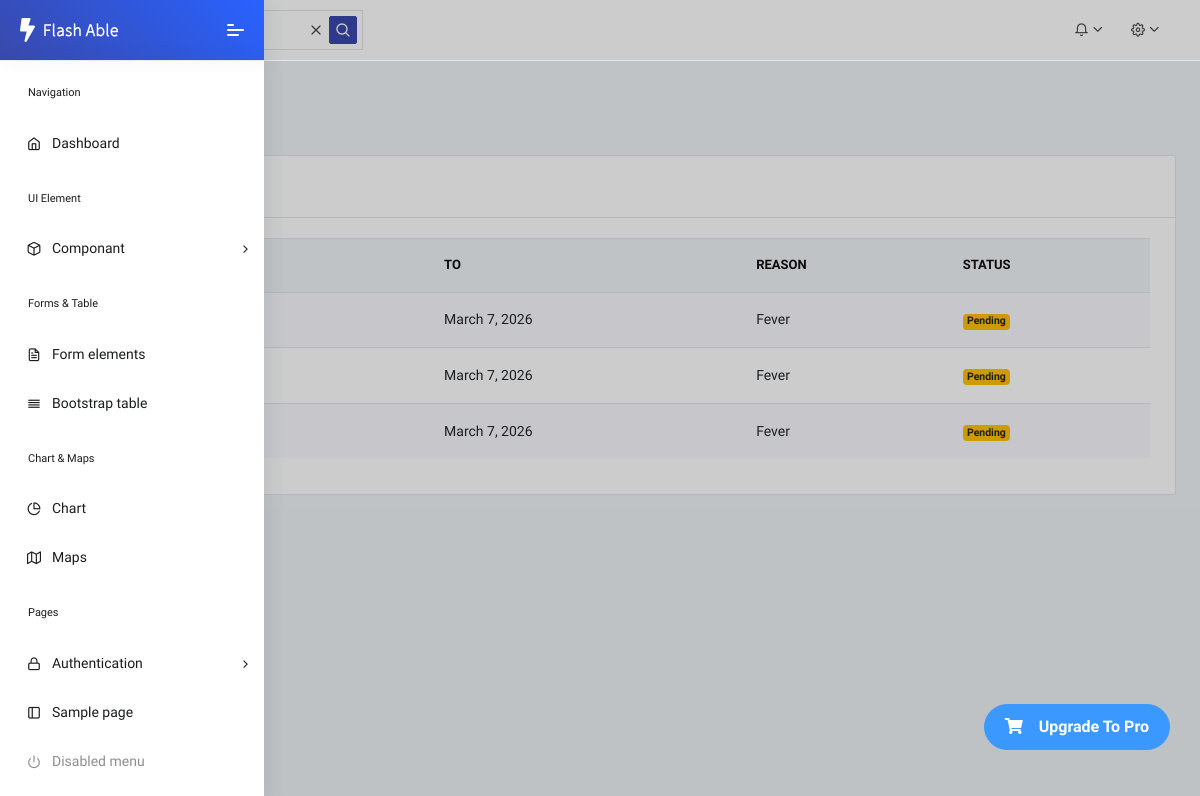
Page /my_leave/ (signed in) on the earlier database version.
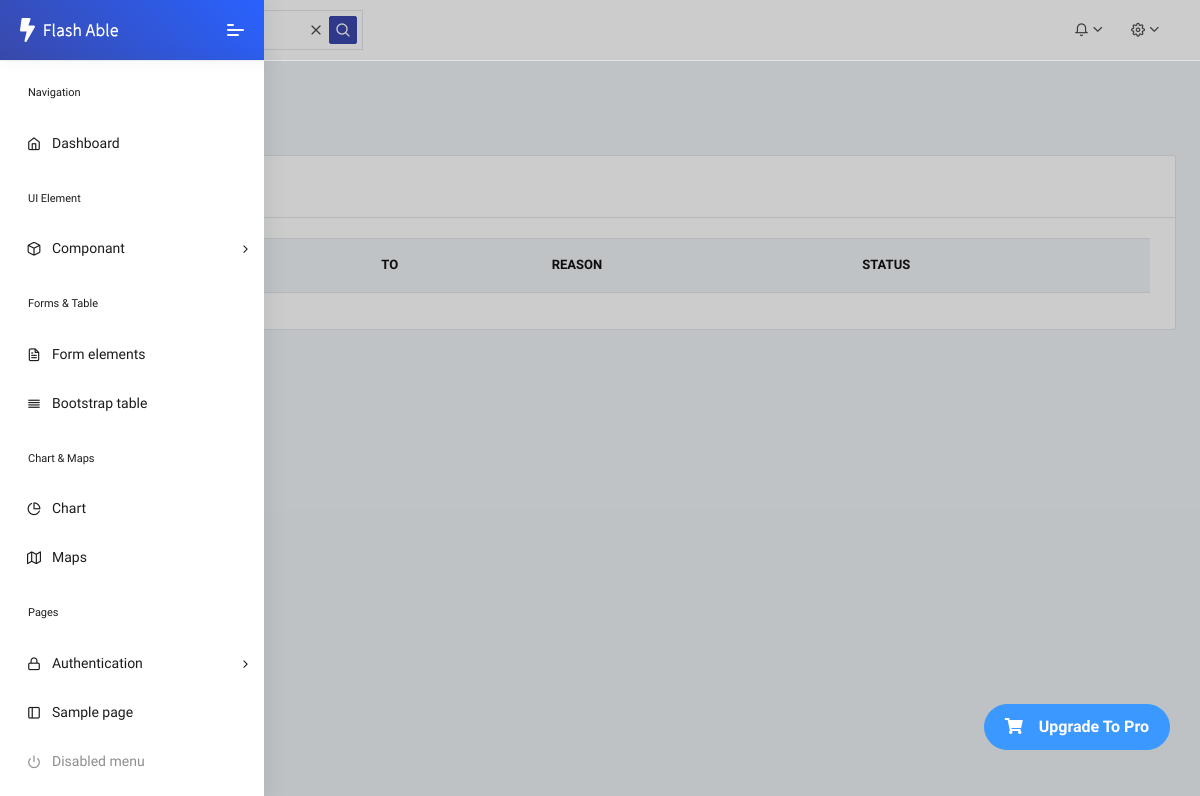
Same page on the later database version.
### core/models.py (models this page shows, shortened)
class Leave(models.Model):
    STATUS = [
        ("Pending", "Pending"),
        ("Approved", "Approved"),
        ("Rejected", "Rejected"),
    ]
    employee = models.ForeignKey(User, on_delete=models.CASCADE)
    start_date = models.DateField()
    end_date = models.DateField()
    reason = models.TextField()
    status = models.CharField(
        max_length=20,
        choices=STATUS,
        default="Pending"
    )

### core/views.py (the view)
# urls.py: path('my_leave/', views.my_leave, name='my-leave'),
def my_leave(request):
    leaves = Leave.objects.filter(employee=request.user)
    context = {
        'leaves' : leaves
    }
    return render(request,'leave/My_leave.html',context)

### core/templates/leave/My_leave.html (shortened to what this page needs)
{% extends 'dashboard/Employee_Dashboard.html' %}
{% load static %}
{% block mein %}
<div class="pcoded-main-container">
    <div class="pcoded-wrapper">
        <div class="pcoded-content">
            <div class="pcoded-inner-content">
                <div class="main-body">
                    <div class="page-wrapper">
                        <div class="page-header">
                            <div class="page-block">
                                <div class="row align-items-center">
                                    <div class="col-md-12">
                                        <div class="page-header-title">
                                            <h5 class="m-b-10">My Leave</h5>
                                        </div>
                                        <ul class="breadcrumb">
                                            <li class="breadcrumb-item"><a href="index.html"></a></li>
                                            <li class="breadcrumb-item"><a href="#!">Leave Information</a></li>
                                        </ul>
                                    </div>
                                </div>
                            </div>
                        </div>
                        <div class="row">
                            <div class="col-xl-12">
                                <div class="card">
                                    <div class="card-header">
                                        <h5>Striped Table</h5>
                                    </div>
                                    <div class="card-body table-border-style">
                                        <div class="table-responsive">
                                            <table class="table table-striped">
                                                <thead>
                                                    <tr>
                                                        <th>From</th>
                                                        <th>To</th>
                                                        <th>Reason</th>
                                                        <th>Status</th>
                                                    </tr>
                                                </thead>
                                                <tbody>
                                                    {% for l in leaves %}
                                                    <tr>
                                                        <td>{{l.start_date}}</td>
                                                        <td>{{l.end_date}}</td>
                                                        <td>{{l.reason}}</td>
                                                        <td>
                                                            {% if l.status == "Pending" %}
                                                            <span class="badge badge-warning">Pending</span>
                                                            {% elif l.status == "Approved" %}
                                                            <span class="badge badge-success">Approved</span>
                                                            {% else %}
                                                            <span class="badge badge-danger">Rejected</span>
                                                            {% endif %}
                                                        </td>
                                                    </tr>
                                                   {% endfor %}
                                                </tbody>
                                            </table>
                                        </div>
                                    </div>
                                </div>
                            </div>
                        </div>
                    </div>
                </div>
            </div>
        </div>
    </div>
</div>
{% endblock %}

Differences in the rows shown:
removed Leave: end_date "March 7, 2026", reason "Fever", status "Pending"
removed Leave: end_date "March 7, 2026", reason "Fever", status "Pending"
removed Leave: end_date "March 7, 2026", reason "Fever", status "Pending"
